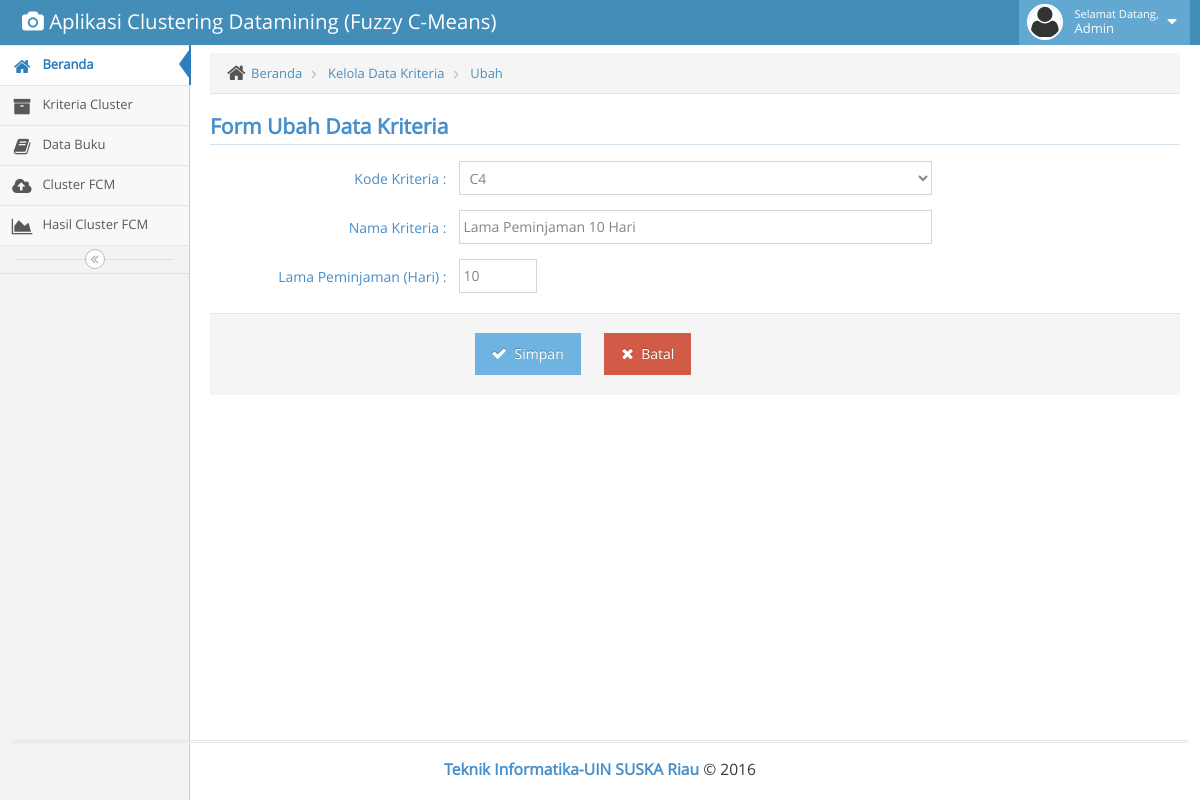
Page /admin.php?modul=kriteria&item=ubah&id=593e96d51933e (signed in) on the committed database.
### tables this page shows
CREATE TABLE IF NOT EXISTS `kriteria_claster` (
  `krcID` varchar(30) NOT NULL,
  `krcKode` varchar(10) NOT NULL,
  `krcNama` varchar(255) NOT NULL,
  `krcLama` int(11) NOT NULL,
  `krcNCluster` int(11) NOT NULL
);

### config/database.php (called while the page is built, shortened)
<?php
class database extends PDO{
    public function query_select_array($query,$data=array()) {
        $query=  parent::prepare($query);
        $query->execute($data);
        $DataArray=array();
            while($data=$query->fetch(PDO::FETCH_ASSOC)){
                $DataArray[]=$data;
            }
            $datajson=json_encode($DataArray);
            return $datajson;
    }
}
?>

### View/kriteria.php (the view, shortened to what this page needs)
<?php
$item = @$_GET['item'];
$db = new database();
switch ($item) {
        ?>
        <?php
    case 'ubah':
        ?>
        <div class="breadcrumbs" id="breadcrumbs">
            <ul class="breadcrumb">
                <li>
                    <i class="ace-icon fa fa-home home-icon"></i>
                    <a href="admin.php">Beranda</a>
                </li>
                <li>
                    <a href="?modul=latih">Kelola Data Kriteria</a>
                </li>
                <li>
                    <a >Ubah</a>
                </li>
            </ul>
        </div>
        <div class="row">
            <div class="col-xs-12">
                <h3 class="header smaller lighter blue"><b>Form Ubah Data Kriteria</b></h3>
            </div>
        </div>
        <div class="row" >
            <div class="col-sm-12">
                <div  class="row">
                    <?php
                    $id = @$_GET['id'];
                    $json = $db->query_select_array("SELECT * FROM kriteria_claster WHERE krcID=?", array($id));
                    $data = json_decode($json, true);
                    ?>
                    <div class="col-xs-12">
                        <form class="form-horizontal" role="form" action="Controller/Kriteria.php?task=ubah" method="POST">
                            <div class="form-group">
                                <label class="col-sm-3 control-label no-padding-right blue bigger" for="form-field-1"> Kode Kriteria : </label>
                                <div class="col-sm-6">
                                    <select class="form-control" name="krcKode" required="">
                                        <option value="<?php echo $data[0]['krcKode']; ?>" selected><?php echo $data[0]['krcKode']; ?></option>;
                                    </select>
                                </div>
                            </div>
                            <div class="form-group">
                                <label class="col-sm-3 control-label no-padding-right blue bigger" for="form-field-1"> Nama Kriteria : </label>
                                <div class="col-sm-6">
                                    <input type="text" value="<?php echo $data[0]['krcNama'] ?>" name="krcNama" class="col-xs-12 col-sm-12" required/>
                                </div>
                            </div>
                            <div class="form-group">
                                <label class="col-sm-3 control-label no-padding-right blue bigger" for="form-field-1"> Lama Peminjaman (Hari) : </label>
                                <div class="col-sm-6">
                                    <input type="number" value="<?php echo $data[0]['krcLama'] ?>" name="krcLama" class="col-xs-12 col-sm-2" required/>
                                </div>
                            </div>
                            <div class="clearfix form-actions">
                                <div class="col-md-offset-3 col-md-9">
                                    <button class="btn btn-info" type="submit">
                                        <i class="ace-icon fa fa-check bigger-110" ></i>
                                        Simpan
                                    </button>
                                    <a href="?modul=kriteria" class="btn btn-danger">
                                        <i class="ace-icon fa fa-remove bigger-110"></i>
                                        Batal
                                    </a>
                                </div>
                            </div>
                        </form>
                    </div>
                </div>
            </div>
        </div>
        <?php
        break;
        ?>
        <?php
}
?>

### rows in the picture
kriteria_claster: krcKode "C4", krcNama "Lama Peminjaman 10 Hari", krcLama "10"

### other values in the picture
FUA_APP_NAME "Aplikasi Clustering Datamining (Fuzzy C-Means)"
